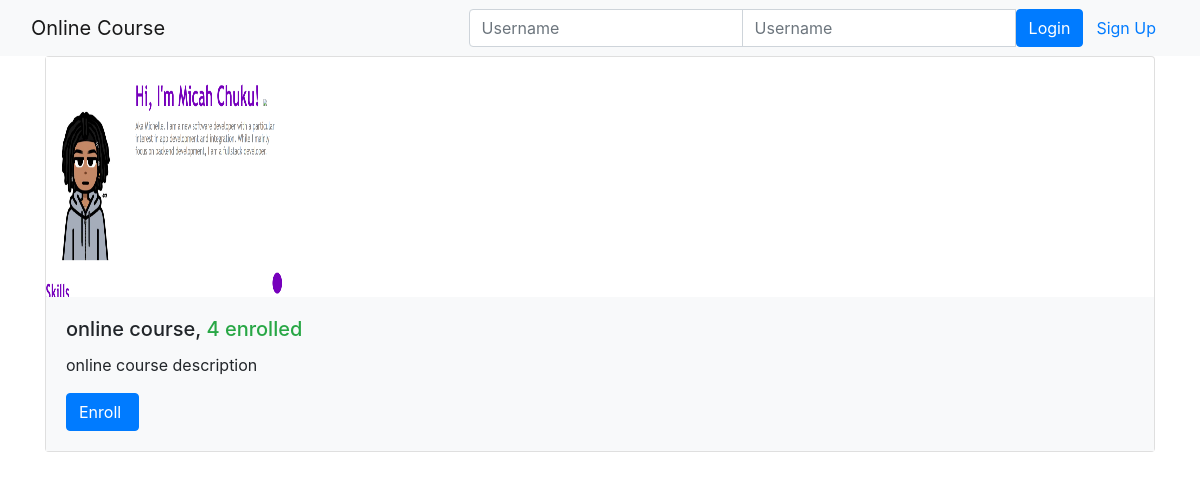
The page /onlinecourse/ on the database its author committed.
### onlinecourse/models.py (models this page shows, shortened)
class Course(models.Model):
    name = models.CharField(null=False, max_length=30, default='online course')
    image = models.ImageField(upload_to='course_images/')
    description = models.CharField(max_length=1000)
    pub_date = models.DateField(null=True)
    instructors = models.ManyToManyField(Instructor)
    users = models.ManyToManyField(settings.AUTH_USER_MODEL, through='Enrollment')
    total_enrollment = models.IntegerField(default=0)
    is_enrolled = False

### onlinecourse/views.py (the view)
class CourseListView(generic.ListView):
    template_name = 'onlinecourse/course_list_bootstrap.html'
    context_object_name = 'course_list'
    def get_queryset(self):
        user = self.request.user
        courses = Course.objects.order_by('-total_enrollment')[:10]
        for course in courses:
            if user.is_authenticated:
                course.is_enrolled = check_if_enrolled(user, course)
        return courses

### onlinecourse/templates/onlinecourse/course_list_bootstrap.html (shortened to what this page needs)
<!DOCTYPE html>
<html lang="en">
<head>
    {% load static %}
    <link rel="stylesheet" href="https://maxcdn.bootstrapcdn.com/bootstrap/4.5.2/css/bootstrap.min.css">
</head>
<body>
    <nav class="navbar navbar-light bg-light">
        <div class="container-fluid">
            <div class="navbar-header">
                  <a class="navbar-brand" href="#">Online Course</a>
            </div>
            <ul class="nav navbar-nav navbar-right">
                {% if user.is_authenticated %}
                <li>
                    <a class="btn btn-link" href="#">{{ user.first_name }}({{ user.username }})</a>
                    <a class="btn btn-link" href="{% url 'onlinecourse:logout' %}">Logout</a>
                </li>
                {% else %}
                <li>
                    <form class="form-inline" action="{% url 'onlinecourse:login' %}" method="post">
                        <div class="input-group">
                            <input type="text" class="form-control" placeholder="Username" name="username" >
                            <input type="password" class="form-control" placeholder="Username" name="psw" >
                            <button class="btn btn-primary" type="submit">Login</button>
                            <a class="btn btn-link" href="{% url 'onlinecourse:registration' %}">Sign Up</a>
                        </div>
                    </form>
                </li>
                {% endif %}
            </ul>
        </div>
    </nav>
    {% if course_list %}
        <div class="container">
            <div class="card-deck">
                {% for course in course_list %}
                         <div class="card" style="width: 36rem;">
                          <img class="card-img-left" src="{{MEDIA_URL}}/{{ course.image }}" width="240px" height="240px"
                               alt="Course image">
                          <div class="card-body bg-light">
                              <h5 class="card-title">{{ course.name }}, <span class="text-success">
                                  {{ course.total_enrollment}} enrolled</span></h5>
                            <p class="card-text">{{ course.description}}</p>
                            <form action="{% url 'onlinecourse:enroll' course.id %}" method="post">
                                  <input class="btn btn-primary"  type="submit"
                                         value="{% if course.is_enrolled %}Enter{% else %}Enroll{% endif %} ">
                            </form>
                          </div>
                        </div>
                {% endfor %}
            </div>
        </div>
    {% else %}
        <p>No courses are available.</p>
    {% endif %}
</body>
</html>

### rows shown on the page
Course: image (picture), name "online course", total_enrollment "4", description "online course description", is_enrolled "Enroll"
